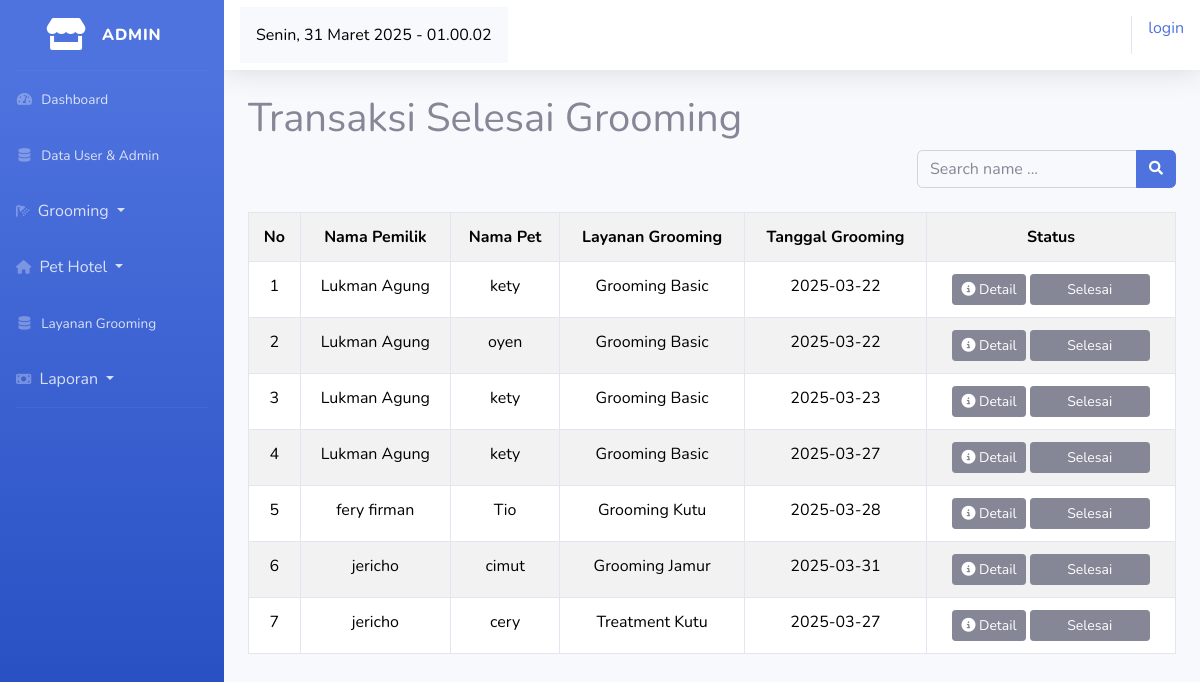
The page /index.php/admin/transaction_grooming/transaksi_selesai on the database its author committed.
### tables this page shows
CREATE TABLE `transaction_grooming` (
  `transaction_id` int(11) NOT NULL,
  `user_id` int(3) NOT NULL,
  `grooming_id` int(3) NOT NULL,
  `id_cat` varchar(10) NOT NULL,
  `bank` varchar(10) NOT NULL,
  `price` int(11) NOT NULL,
  `notes` text NOT NULL,
  `date` date NOT NULL,
  `transaction_date` timestamp NOT NULL DEFAULT current_timestamp() ON UPDATE current_timestamp(),
  `payment_due_date` timestamp NOT NULL DEFAULT current_timestamp() ON UPDATE current_timestamp(),
  `status` varchar(20) NOT NULL DEFAULT 'Belum Terbayar',
  `image` varchar(50) NOT NULL
);

CREATE TABLE `users` (
  `user_id` int(11) NOT NULL,
  `name` varchar(100) NOT NULL,
  `email` varchar(100) NOT NULL,
  `password` varchar(30) NOT NULL,
  `phone` varchar(15) NOT NULL,
  `address` text NOT NULL,
  `image` varchar(50) NOT NULL,
  `role_id` tinyint(1) NOT NULL
);

CREATE TABLE `cats` (
  `cat_id` int(11) NOT NULL,
  `user_id` int(5) NOT NULL,
  `name` varchar(50) NOT NULL,
  `breed` varchar(50) NOT NULL,
  `tgl_cat` date NOT NULL,
  `gender` varchar(10) NOT NULL,
  `sertivikat` varchar(50) NOT NULL,
  `image` varchar(50) NOT NULL
);

CREATE TABLE `service_grooming` (
  `id_grooming` int(11) NOT NULL,
  `name` varchar(50) NOT NULL,
  `description` text NOT NULL,
  `price` int(11) NOT NULL,
  `image` varchar(20) NOT NULL
);

### application/controllers/admin/transaction_grooming.php (called while the page is built, shortened)
<?php
	class Transaction_grooming extends CI_Controller {
		public function transaksi_selesai() {
			$data['transaksi'] = $this->model_transaction_grooming->transaksi_selesai();
			$this->load->view('tamplates_admin/header');
			$this->load->view('tamplates_admin/sidebar');
			$this->load->view('admin/pembayaran/transaksi_selesai',$data);
			$this->load->view('tamplates_admin/footer');
		}
	}
?>

### index.php (called while the page is built, shortened)
<?php
require_once BASEPATH.'core/CodeIgniter.php';

### application/models/admin/model_transaction_grooming.php (called while the page is built, shortened)
<?php
	class model_transaction_grooming extends CI_Model {
		public function transaksi_selesai() {
			$this->db->select('transaction_grooming.*, users.name as user_name, cats.name as cat_name, service_grooming.name as grooming_name');
			$this->db->from('transaction_grooming');
			$this->db->join('users', 'users.user_id = transaction_grooming.user_id');
			$this->db->join('cats', 'cats.cat_id = transaction_grooming.id_cat');
			$this->db->join('service_grooming', 'service_grooming.id_grooming = transaction_grooming.grooming_id');
			$this->db->where('transaction_grooming.status', 'Selesai');
			$result = $this->db->get();
			return $result->result();
		}
	}
?>

### application/views/admin/pembayaran/transaksi_selesai.php (the view)
<div class="container-fluid">
	<h1>Transaksi Selesai Grooming</h1>
	<div class="d-flex flex-row mb-4">
		<div class="ms-auto">
			<form class="d-none d-sm-inline-block form-inline mr-auto ml-md-3 my-2 my-md-0 mw-100 navbar-search" method="get" action="<?php echo site_url('admin/transaction_grooming/search_user'); ?>">
				<div class="input-group">
					<input type="text" class="form-control bg-light border-1 small" placeholder="Search name ..." aria-label="Search" aria-describedby="basic-addon2" name="search">
					<div class="input-group-append">
						<button class="btn btn-primary" type="submit">
							<i class="fas fa-search fa-sm"></i>
						</button>
					</div>
				</div>
			</form>
		</div>
	</div>
	<table class="table table-bordered table-hover table-striped text-center">
		<tr>
			<th>No</th>
			<th>Nama Pemilik</th>
			<th>Nama Pet</th>
			<th>Layanan Grooming</th>
			<th>Tanggal Grooming</th>
			<th>Status</th>
		</tr>
		<?php $no = 1; ?>
		<?php foreach ($transaksi as $tr): ?>
			<tr>
				<td><?php echo $no++ ?></td>
				<td><?php echo $tr->user_name; ?></td>
				<td><?php echo $tr->cat_name; ?></td>
				<td><?php echo $tr->grooming_name ?></td>
				<td><?php echo $tr->date; ?></td>
				<td>
					<a href="<?php echo site_url('admin/transaction_grooming/detail_data/'.$tr->transaction_id) ?>"><div class="btn btn-secondary btn-sm"><i class="fa-solid fa-circle-info"></i> Detail</div></a>
					<?php if ($tr->status == "Belum Terbayar") : ?>
						<div style="width:120px;" class="btn btn-success btn-sm">Belum Terbayar</div>
					<?php elseif ( $tr->status == "Proses") :?>
						<div style="width:120px;" class="btn btn-warning btn-sm">Diproses</div>
					<?php elseif ( $tr->status == "Sudah Terbayar"): ?>
						<div style="width:120px;" class="btn btn-primary btn-sm">Sudah Terbayar</div>
					<?php elseif ( $tr->status == "Selesai") :?>
						<div style="width:120px;" class="btn btn-secondary btn-sm">Selesai</div>
					<?php endif; ?>
				</td>
			</tr>
		<?php endforeach; ?>
	</table>
</div>

### rows shown on the page
transaction_grooming: user.name "Lukman Agung", id_cat.name "kety", service_grooming.name "Grooming Basic", date "2025-03-22", status "Selesai"
transaction_grooming: user.name "Lukman Agung", id_cat.name "oyen", service_grooming.name "Grooming Basic", date "2025-03-22", status "Selesai"
transaction_grooming: user.name "Lukman Agung", id_cat.name "kety", service_grooming.name "Grooming Basic", date "2025-03-23", status "Selesai"
transaction_grooming: user.name "Lukman Agung", id_cat.name "kety", service_grooming.name "Grooming Basic", date "2025-03-27", status "Selesai"
transaction_grooming: user.name "fery firman", id_cat.name "Tio", service_grooming.name "Grooming Kutu", date "2025-03-28", status "Selesai"
transaction_grooming: user.name "jericho", id_cat.name "cimut", service_grooming.name "Grooming Jamur", date "2025-03-31", status "Selesai"
transaction_grooming: user.name "jericho", id_cat.name "cery", service_grooming.name "Treatment Kutu", date "2025-03-27", status "Selesai"

### other values the page prints
anchor('auth/login', 'login') "login"
